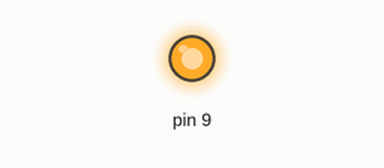
Recording of a sketch running on a simulated Arduino Uno, built with avr-gcc and run on an emulated ATmega328P. On the bench: output pins drawn as LEDs (lit = HIGH).

Above: at 0.05 s.
At 1.5 s:
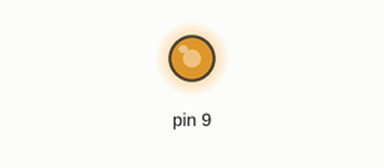
At 3.0 s:
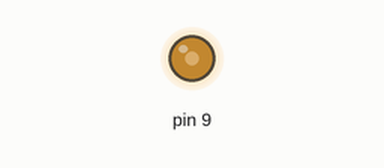
At 6.0 s:
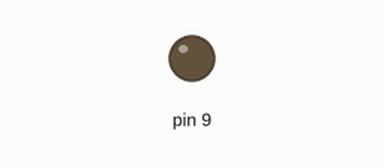
Timing chart, 0 to 7.8 s (numbered marks = the images above):
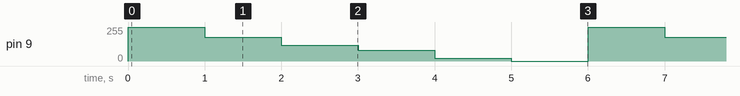

The sketch:

fadeOutLed.ino
```cpp
void setup() {
  // put your setup code here, to run once:
  pinMode(9, OUTPUT);
}

void loop() {
  // put your main code here, to run repeatedly:
  digitalWrite(9, HIGH);
  delay(1000);
  analogWrite(9, 180);
  delay(1000);
  analogWrite(9, 120);
  delay(1000);
  analogWrite(9, 80);
  delay(1000);
  analogWrite(9, 20);
  delay(1000);
  analogWrite(9, 0);
  delay(1000);
  digitalWrite(9, LOW);
}
```

Measured:
- by itself, pin 9: repeats every 6.0 s: 180/255 1.0 s, 120/255 1.0 s, 80/255 1.0 s, 20/255 1.0 s, 0/255 1.0 s, 255/255 1.0 s
